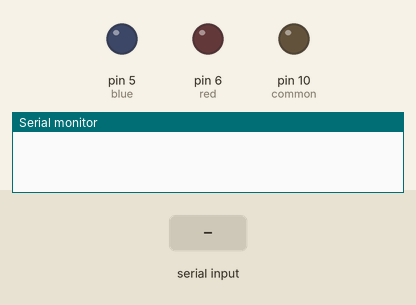
Simulated run of this program. Board: Arduino Uno, built with avr-gcc and run on an emulated ATmega328P. Shown: output pins drawn as LEDs (lit = HIGH), the last lines printed to the serial monitor. The test bench sets the inputs (shaded band).

Above: at 1.2 s.
1.3 s: "90,45\n" received over Serial
At 2.4 s:
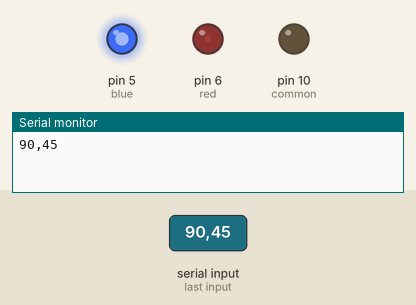
2.8 s: "5\n" received over Serial
At 3.4 s:
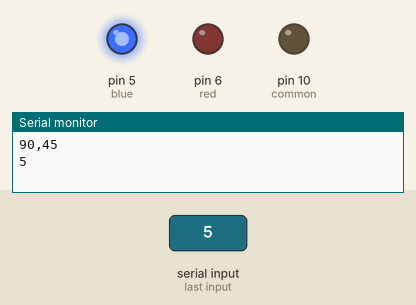
Timing chart, 0 to 5.8 s (numbered marks = the images above; inputs shaded):
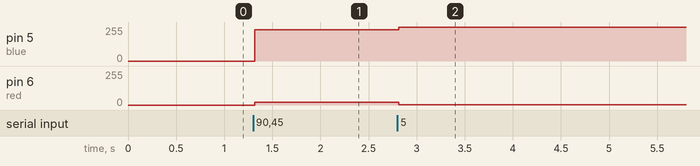

The program:

main.cpp
```cpp
#include <Arduino.h>
#define red 6
#define blue 5
#define common 10

String inputString = "";
bool stringComplete = false;
int val;
int val2;
void setup() {
  Serial.begin(9600);
 inputString.reserve(200);
 pinMode(red, OUTPUT);
 pinMode(blue,OUTPUT);
 pinMode(common,OUTPUT);
 digitalWrite(common, LOW);

}

void loop() {
  if (stringComplete) {
    Serial.println(inputString);
    val = inputString.toInt()/4;
    val2 = 255- val;
      delay(10);

  analogWrite(red,val);
  analogWrite(blue,val2);
    inputString = "";
    stringComplete = false;
  }


}

void serialEvent() {
  while (Serial.available()) {
    char inChar = (char)Serial.read();
    inputString += inChar;

    if (inChar == '\n') {
      stringComplete = true;
    }
  }
}
```

Measured:
- after the input at 1.3 s, pin 5 (blue): 0/255 → 233/255 at once; pin 6 (red): 0/255 → 22/255 at once
- after the input at 2.8 s, pin 5 (blue): 233/255 → 254/255 at once; pin 6 (red): 22/255 → 1/255 at once
